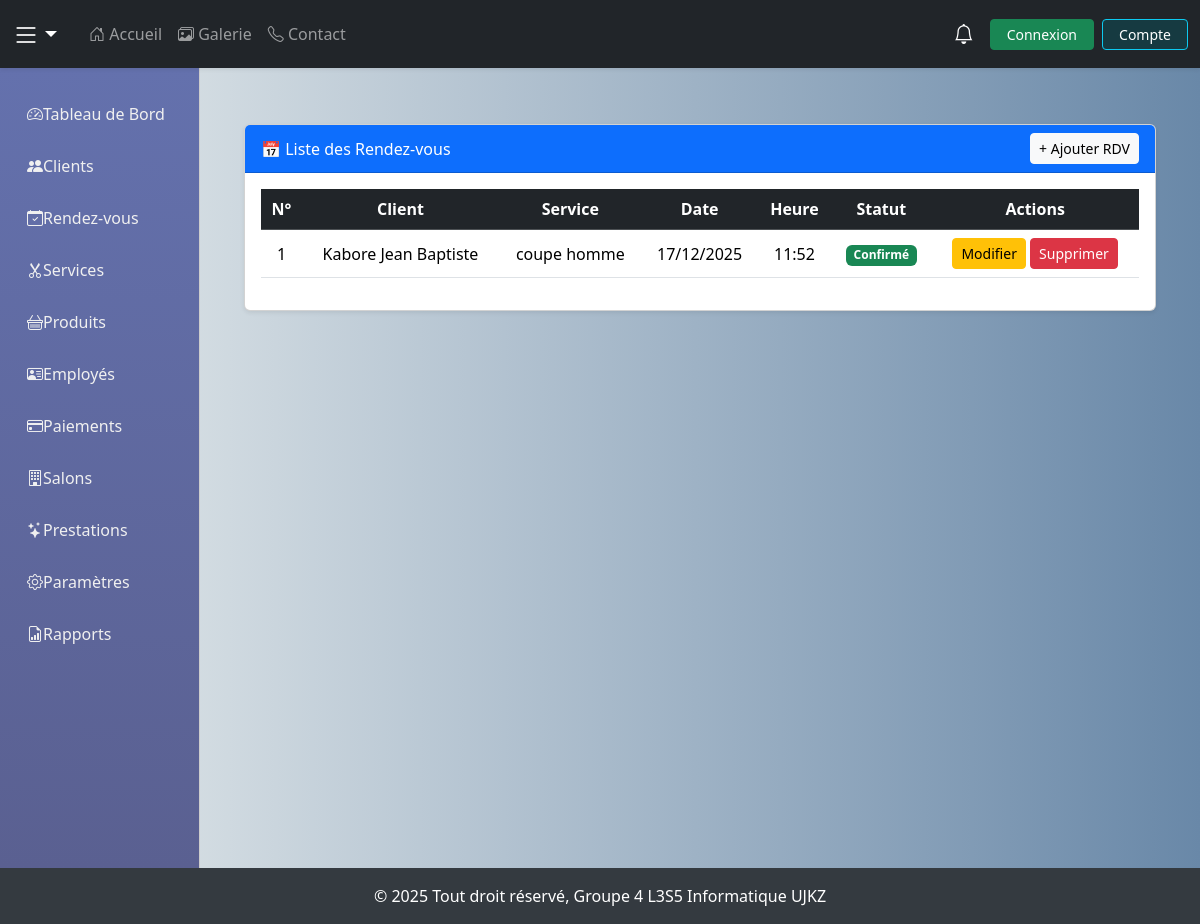
/rdv/, run on an earlier commit of the app's database.
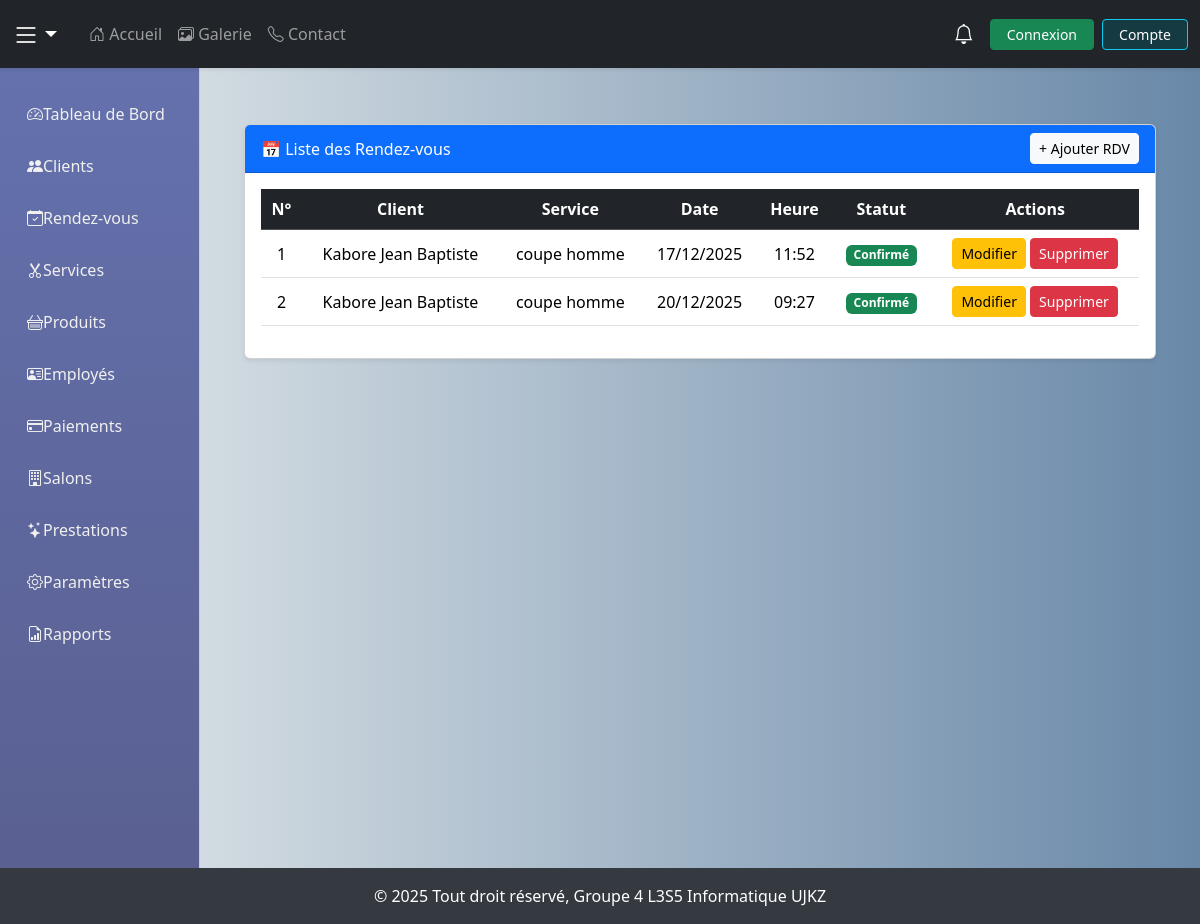
And on a later commit of the database.
### coiffure/models.py (models this page shows, shortened)
class RendezVous(models.Model):
    client = models.ForeignKey(Client, on_delete=models.CASCADE)
    service = models.ForeignKey(Service, on_delete=models.CASCADE)
    date_rdv = models.DateField()
    heure = models.TimeField()
    statut = models.CharField(max_length=20, default="en attente")  # confirmé / en attente / annulé

class Client(models.Model):
    user = models.OneToOneField(
        User,
        on_delete=models.CASCADE,
        related_name="profil_client", # Corrigé (était profil_employe)
        null=True,
        blank=True
    )
    nom = models.CharField(max_length=50)
    prenom = models.CharField(max_length=50)
    telephone = models.CharField(max_length=20)
    email = models.EmailField(unique=True)
    date_inscription = models.DateField(auto_now_add=True)
    statut = models.CharField(max_length=20, default="actif")
    actif = models.BooleanField(default=True)

class Service(models.Model):
    libelle = models.CharField(max_length=100)
    description = models.TextField(blank=True)
    duree = models.DurationField(help_text="Durée estimée (hh:mm:ss)")
    prix = models.DecimalField(max_digits=10, decimal_places=2)

### coiffure/views.py (the view)
# urls.py: path('rdv/', views.liste_rdv, name="liste_rdv"),
def liste_rdv(request):
    rdvs = RendezVous.objects.all()
    return render(request, "coiffure/rdv/liste_rdv.html", {"rdvs": rdvs})

### coiffure/context_processors.py (called while the page is built)
def notifications(request):
    if request.user.is_authenticated:
        user_notifications = Notification.objects.filter(utilisateur=request.user)
        notifs_non_lues = user_notifications.filter(lu=False).count()
        notifications_recents = user_notifications.order_by('-date')[:5]
    else:
        notifications_recents = []
        notifs_non_lues = 0
    return {
        'notifications': notifications_recents,
        'notif_count': notifs_non_lues,  # <- renommer ici pour ton template
    }

### coiffure/templates/coiffure/rdv/liste_rdv.html (shortened to what this page needs)
{% extends "coiffure/base.html" %}
{% load static %}
{% block content %}
<div class="container mt-4">
    <div class="card shadow-sm">
        <div class="card-header bg-primary text-white d-flex justify-content-between align-items-center">
            <span>📅 Liste des Rendez-vous</span>
            <a href="{% url 'ajouter_rdv' %}" class="btn btn-light btn-sm">+ Ajouter RDV</a>
        </div>
        <div class="card-body p-3">
            <div class="table-responsive">
                <table class="table table-hover text-center align-middle">
                    <thead class="table-dark">
                        <tr>
                            <th>N°</th>
                            <th>Client</th>
                            <th>Service</th>
                            <th>Date</th>
                            <th>Heure</th>
                            <th>Statut</th>
                            <th>Actions</th>
                        </tr>
                    </thead>
                    <tbody>
                        {% for rdv in rdvs %}
                        <tr>
                            <td>{{ forloop.counter }}</td>
                            <td>{{ rdv.client.nom }} {{ rdv.client.prenom }}</td>
                            <td>{{ rdv.service.libelle }}</td>
                            <td>{{ rdv.date_rdv|date:"d/m/Y" }}</td>
                            <td>{{ rdv.heure }}</td>
                            <td>
                                {% if rdv.statut == "confirmé" %}
                                    <span class="badge bg-success">Confirmé</span>
                                {% elif rdv.statut == "annulé" %}
                                    <span class="badge bg-danger">Annulé</span>
                                {% else %}
                                    <span class="badge bg-secondary">En attente</span>
                                {% endif %}
                            </td>
                            <td>
                                <a href="{% url 'modifier_rdv' rdv.id %}" class="btn btn-warning btn-sm">Modifier</a>
                                <a href="{% url 'supprimer_rdv' rdv.id %}" class="btn btn-danger btn-sm" onclick="return confirm('Supprimer ce RDV ?');">Supprimer</a>
                            </td>
                        </tr>
                        {% empty %}
                        <tr>
                            <td colspan="7" class="text-center text-muted">Aucun RDV trouvé.</td>
                        </tr>
                        {% endfor %}
                    </tbody>
                </table>
            </div>
        </div>
    </div>
</div>
{% endblock %}

What changed in the data, as far as the page shows it:
added RendezVous: client.nom "Kabore", client.prenom "Jean Baptiste", service.libelle "coupe homme", date_rdv "20/12/2025", heure "09:27", statut "Confirmé"
